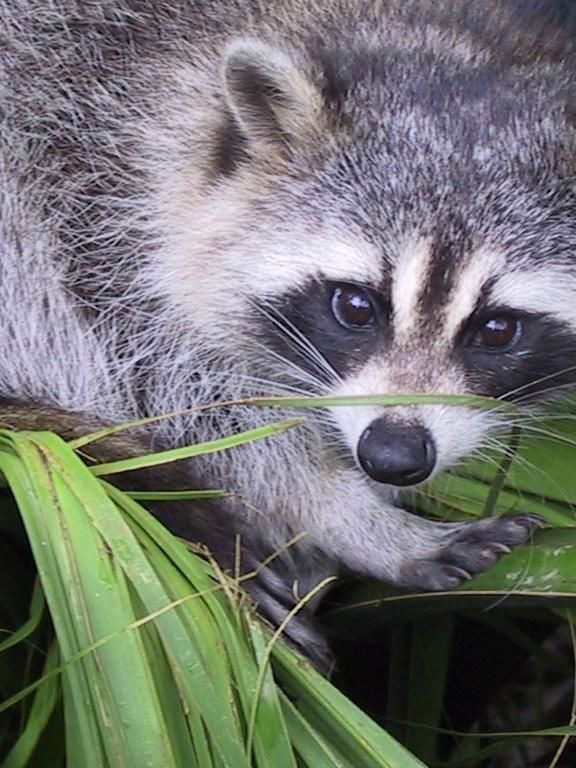
#> input picture scripts/data/vision-photo.jpg, 576 x 768 px
$ python generate_lesson34_visuals.py
#> lines starting #> are read from the running program, lines starting #| are printed output that depends on the picture
"""Deterministic figures for lesson 34: semantic segmentation.

A real image segmented into per-pixel regions by colour, the encoder-decoder
(U-Net) shape with skip connections, and the IoU metric — including how pixel
accuracy lies for small objects. Numbers reproduced and asserted.
"""

from __future__ import annotations

import os
from pathlib import Path

import matplotlib as mpl
import matplotlib.pyplot as plt
import matplotlib.image as mpimg
import numpy as np
from matplotlib.patches import Rectangle, FancyArrowPatch, Circle
from sklearn.cluster import KMeans

ROOT = Path(__file__).resolve().parents[1]
OUT = ROOT / "public" / "figures" / "lessons" / "34"
SIDE = ROOT / "public" / "figures" / "sidenotes" / "34"

PAPER = "#fffef9"; INK = "#171915"; MUTED = "#6e726a"; FAINT = "#969990"
GRID = "#deddd4"; LINE = "#c9c8be"; BLUE = "#315f8c"; RED = "#b94a3b"
GREEN = "#38735d"; GOLD = "#a57920"; VIOLET = "#6f5a8f"; WASH = "#f5f3ea"

mpl.rcParams.update({
    "font.family": "PT Sans", "font.size": 12, "axes.titlesize": 15,
    "axes.labelsize": 12, "axes.edgecolor": LINE, "axes.labelcolor": MUTED,
    "xtick.color": MUTED, "ytick.color": MUTED, "text.color": INK,
    "figure.facecolor": PAPER, "axes.facecolor": PAPER,
    "savefig.facecolor": PAPER, "savefig.bbox": "tight",
    "savefig.pad_inches": 0.16, "mathtext.fontset": "dejavuserif",
})


def save(fig, path, *, dpi=160):
    path.parent.mkdir(parents=True, exist_ok=True)
    fig.savefig(path, dpi=dpi)
    plt.close(fig)


def load_rgb():
    d = os.path.join(os.path.dirname(mpl.__file__), "mpl-data", "sample_data")
    return mpimg.imread(os.path.join(os.path.dirname(os.path.abspath(__file__)), "data", "vision-photo.jpg")).astype(float) / 255.0


# ---------------------------- fig 34.1: image -> per-pixel segmentation
def fig_segmentation() -> None:
    img = load_rgb()
    small = img[::4, ::4]
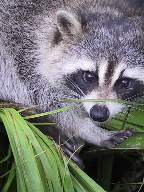
#> small: shape (192, 144, 3) float64; mean R, G, B 0.45, 0.457, 0.444
    H, Wd, _ = small.shape
#> H = 192; Wd = 144
    km = KMeans(n_clusters=4, random_state=34, n_init=4).fit(small.reshape(-1, 3))
    labels = km.labels_.reshape(H, Wd)
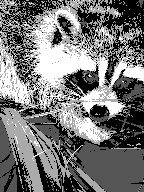
#> labels: shape (192, 144) int32; min 0, max 3, mean 1.39; drawn with min black and max white
    seg = km.cluster_centers_[labels]
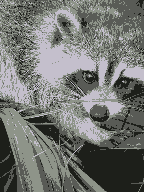
#> seg: shape (192, 144, 3) float64; mean of channels 0, 1, 2 0.451, 0.457, 0.444; drawn as R, G, B
    fracs = [100 * (labels == k).mean() for k in range(4)]
#> fracs = [30.2, 19.39, 31.61, 18.8]
    print("seg fractions:", [round(f, 1) for f in fracs])
#| seg fractions: [30.2, 19.4, 31.6, 18.8]
    assert abs(max(fracs) - 31.6) < 3
    # a discrete class map with distinct palette
    palette = np.array([[0.19, 0.37, 0.55], [0.12, 0.12, 0.14], [0.72, 0.43, 0.33], [0.85, 0.78, 0.7]])
    order = np.argsort(km.cluster_centers_.sum(1))
#> order = [1, 0, 2, 3]
    remap = {old: new for new, old in enumerate(order)}
#> remap = {1: 0, 0: 1, 2: 2, 3: 3}
    classmap = np.vectorize(lambda v: remap[v])(labels)
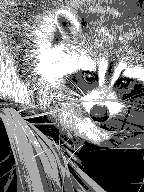
#> classmap: shape (192, 144) int64; min 0, max 3, mean 1.5; drawn with min black and max white
    fig, axes = plt.subplots(1, 3, figsize=(10.6, 4.2))
    axes[0].imshow(small); axes[0].set_title("вход: пиксели", fontsize=12); axes[0].axis("off")
    axes[1].imshow(seg); axes[1].set_title("сгруппировано по цвету", fontsize=12); axes[1].axis("off")
    axes[2].imshow(palette[classmap]); axes[2].set_title("маска: класс каждого пикселя", fontsize=12); axes[2].axis("off")
    fig.text(0.5, -0.02, "классификация даёт один ярлык на всю картинку; сегментация — свой ярлык каждому пикселю",
             ha="center", fontsize=10.5, color=MUTED)
    fig.suptitle("Семантическая сегментация: каждому пикселю — свой класс", y=1.02, fontsize=14)
    fig.tight_layout()
    save(fig, OUT / "segmentation.png")


# ---------------------------- fig 34.2: encoder-decoder (U-Net)
def fig_encoderdecoder() -> None:
    fig, ax = plt.subplots(figsize=(10.6, 5.0))
    ax.axis("off"); ax.set_xlim(0, 14); ax.set_ylim(0, 8)
    # encoder blocks (shrinking), bottleneck, decoder blocks (growing)
    enc = [(1.0, 5.0, "вход"), (2.6, 4.0, ""), (4.0, 3.0, ""), (5.2, 2.2, "")]
    dec = [(8.8, 2.2, ""), (10.0, 3.0, ""), (11.4, 4.0, ""), (13.0, 5.0, "выход-маска")]
    bott = (7.0, 1.4)
    for x, h, lab in enc:
        ax.add_patch(Rectangle((x - 0.35, 4 - h / 2), 0.7, h, fc="#e7eef4", ec=BLUE, lw=1.6))
        if lab:
            ax.text(x, 4 - h / 2 - 0.4, lab, ha="center", va="top", fontsize=9.5, color=BLUE)
    ax.add_patch(Rectangle((bott[0] - 0.35, 4 - bott[1] / 2), 0.7, bott[1], fc=WASH, ec=INK, lw=1.6))
    ax.text(bott[0], 4 - bott[1] / 2 - 0.4, "бутылочное\nгорло", ha="center", va="top", fontsize=9, color=INK)
    for x, h, lab in dec:
        ax.add_patch(Rectangle((x - 0.35, 4 - h / 2), 0.7, h, fc="#eef4ef", ec=GREEN, lw=1.6))
        if lab:
            ax.text(x, 4 - h / 2 - 0.4, lab, ha="center", va="top", fontsize=9.5, color=GREEN)
    # flow arrows
    xs = [1.0, 2.6, 4.0, 5.2, 7.0, 8.8, 10.0, 11.4, 13.0]
    for a, b in zip(xs[:-1], xs[1:]):
        ax.add_patch(FancyArrowPatch((a + 0.4, 4), (b - 0.4, 4), arrowstyle="-|>", color=MUTED, lw=1.2, mutation_scale=9))
    # skip connections
    for (xa, xb) in [(2.6, 11.4), (4.0, 10.0), (5.2, 8.8)]:
        ax.add_patch(FancyArrowPatch((xa, 4 + 1.6), (xb, 4 + 1.6), connectionstyle="arc3,rad=-0.35",
                                     arrowstyle="-|>", color=RED, lw=1.4, mutation_scale=9, ls="--"))
    ax.text(7.0, 7.3, "короткие пути (skip): возвращают декодеру точные границы", ha="center", fontsize=10, color=RED)
    ax.text(3.0, 0.6, "энкодер: сжимает — «что на картинке»", ha="center", fontsize=9.5, color=BLUE)
    ax.text(11.0, 0.6, "декодер: расширяет — «где именно»", ha="center", fontsize=9.5, color=GREEN)
    ax.set_title("Энкодер—декодер (U-Net): сжать, понять, вернуть разрешение", y=1.0)
    save(fig, OUT / "encoderdecoder.png")
    print("encoderdecoder drawn")


# ---------------------------- fig 34.3: IoU + accuracy lie
def fig_iou() -> None:
    fig, (a1, a2) = plt.subplots(1, 2, figsize=(10.4, 4.6), gridspec_kw={"width_ratios": [1, 1.1]})
    # left: two overlapping masks
    a1.add_patch(Circle((0.42, 0.5), 0.30, fc=BLUE, ec="none", alpha=0.45))
    a1.add_patch(Circle((0.60, 0.5), 0.30, fc=RED, ec="none", alpha=0.45))
    a1.text(0.30, 0.5, "истина", ha="center", fontsize=10, color=BLUE)
    a1.text(0.74, 0.5, "предсказано", ha="center", fontsize=10, color=RED)
    a1.text(0.51, 0.5, r"$\cap$", ha="center", va="center", fontsize=16, color=INK)
    a1.text(0.5, 0.12, r"$\mathrm{IoU}=\dfrac{|\text{пересечение}|}{|\text{объединение}|}=\dfrac{80}{120}=0{,}67$",
            ha="center", fontsize=12, color=INK)
    a1.set_xlim(0, 1); a1.set_ylim(0, 1); a1.axis("off")
    a1.set_title("IoU: перекрытие масок", fontsize=12.5)
    # right: accuracy vs IoU for a small object
    fracs = [2, 5, 10, 30]
    acc = [100 - f for f in fracs]
    iou = [0, 0, 0, 0]
    xpos = np.arange(len(fracs))
    a2.bar(xpos - 0.2, acc, 0.4, color=GREEN, label="пиксельная точность")
    a2.bar(xpos + 0.2, iou, 0.4, color=RED, label="IoU объекта")
    for i, (a, f) in enumerate(zip(acc, fracs)):
        a2.text(i - 0.2, a + 2, f"{a}%", ha="center", fontsize=9.5, color=GREEN)
        a2.text(i + 0.2, 3, "0%", ha="center", fontsize=9.5, color=RED)
    a2.set_xticks(xpos); a2.set_xticklabels([f"объект\n{f}%" for f in fracs], fontsize=9.5)
    a2.set_ylim(0, 108); a2.set_ylabel("%")
    a2.set_title("«Всё фон»: точность высока, IoU — ноль", fontsize=12.5)
    a2.legend(loc="center right", frameon=False, fontsize=10)
    a2.grid(True, axis="y", color=GRID, lw=0.4, alpha=0.5); a2.set_axisbelow(True)
    fig.suptitle("IoU честнее пиксельной точности, особенно для мелких объектов", y=1.02, fontsize=13.5)
    fig.tight_layout()
    save(fig, OUT / "iou.png")
#> call 3 of save, with dpi = 160
#> in save (call 3), `fig.savefig(path, dpi=dpi)`:
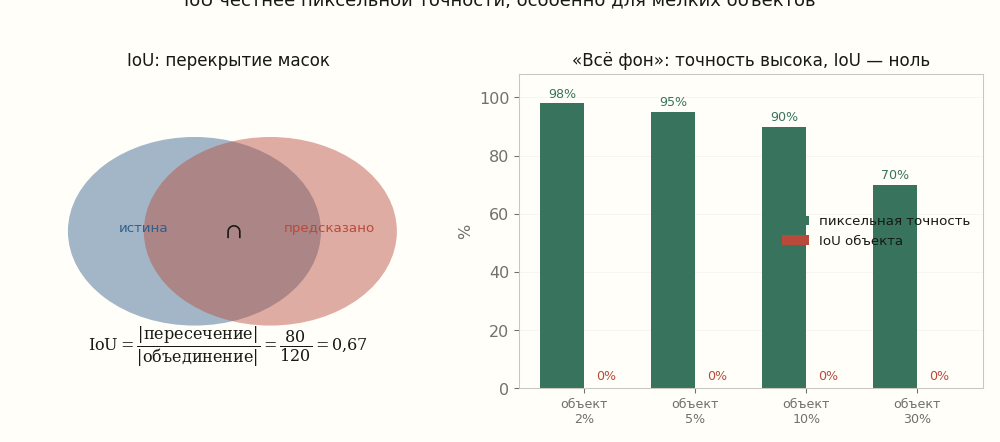
#> figure drawn by matplotlib, 2 panels; panel 2: tallest bar 98 high, from x = -0.4 to 0
    print("iou drawn")


# ------------------------------------------------ margins
def side_ioudice() -> None:
    fig, ax = plt.subplots(figsize=(4.1, 2.5))
    ax.axis("off"); ax.set_xlim(0, 10); ax.set_ylim(0, 6)
    ax.text(5, 4.9, "две меры перекрытия", ha="center", fontsize=10, color=INK)
    ax.text(5, 3.5, r"$\mathrm{IoU}=\dfrac{|A\cap B|}{|A\cup B|}$", ha="center", fontsize=14, color=BLUE)
    ax.text(5, 1.7, r"$\mathrm{Dice}=\dfrac{2|A\cap B|}{|A|+|B|}=\dfrac{2\,\mathrm{IoU}}{1+\mathrm{IoU}}$",
            ha="center", fontsize=12, color=RED)
    ax.text(5, 0.4, "IoU 0,67 ↔ Dice 0,80".replace("↔", "—"), ha="center", fontsize=9, color=MUTED)
    save(fig, SIDE / "ioudice.png")


def side_smallobject() -> None:
    fig, ax = plt.subplots(figsize=(4.0, 2.5))
    ax.add_patch(Rectangle((0, 0), 1, 1, fc="#eef2f6", ec=LINE, lw=1.0))
    ax.add_patch(Rectangle((0.62, 0.55), 0.12, 0.12, fc=RED, ec="none"))
    ax.text(0.5, -0.12, "объект — крошечная доля кадра", ha="center", fontsize=9, color=MUTED)
    ax.text(0.3, 0.3, "фон 98%", fontsize=9, color=MUTED)
    ax.set_xlim(-0.05, 1.05); ax.set_ylim(-0.05, 1.05); ax.axis("off")
    ax.set_title("мелкий объект тонет в точности", fontsize=10)
    save(fig, SIDE / "smallobject.png")
#> in save (call 5), `fig.savefig(path, dpi=dpi)`:
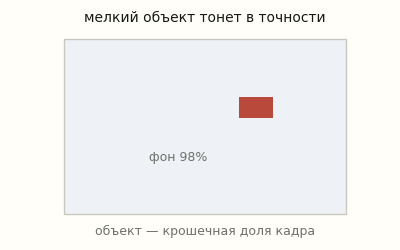
#> figure drawn by matplotlib, 1 panel


def side_spacenet() -> None:
    fig, ax = plt.subplots(figsize=(4.1, 2.5))
    ax.axis("off"); ax.set_xlim(0, 10); ax.set_ylim(0, 6)
    for i in range(4):
        for j in range(6):
            col = BLUE if j < 4 else GREEN
            ax.add_patch(Rectangle((1 + j * 1.2, 1.5 + i * 0.7), 1.1, 0.6, fc=col, ec=PAPER, lw=0.8, alpha=0.7))
    ax.text(3.4, 5.2, "город A — обучение", ha="center", fontsize=8.5, color=BLUE)
    ax.text(7.6, 5.2, "город B — тест", ha="center", fontsize=8.5, color=GREEN)
    ax.text(5, 0.6, "делить по географии, не по тайлам", ha="center", fontsize=9, color=INK)
    ax.set_title("спутник: не смешивай районы", fontsize=10.5)
    save(fig, SIDE / "spacenet.png")
#> in save (call 6), `fig.savefig(path, dpi=dpi)`:
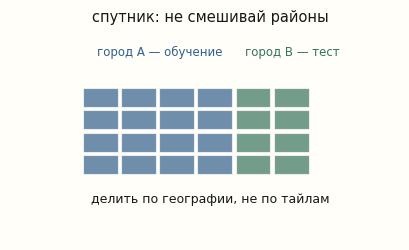
#> figure drawn by matplotlib, 1 panel


fig_segmentation()
fig_encoderdecoder()
fig_iou()
side_ioudice()
side_smallobject()
side_spacenet()
print("lesson 34 figures written")
